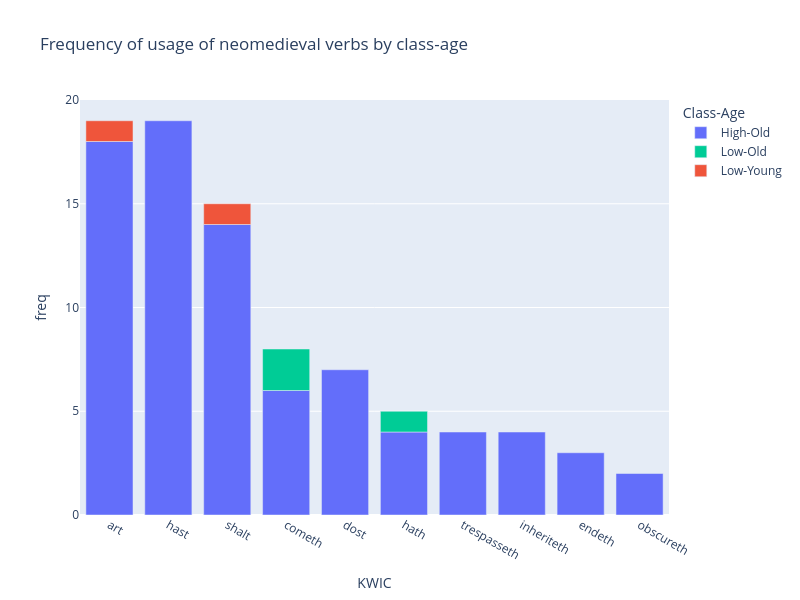

The notebook cell saved with this chart:
### Code cell
# Represent the top 10 medieval verbs by frequency and Class-Age
med_verbs_by_class_top_10 = med_kw_by_class.filter(pl.col('KWIC').is_in(top_10_freq_verbs))

# Get a list with the proper total freq of each KWIC ordered in a descending manner.
kw_order_desc = med_verbs_by_class_top_10.group_by('KWIC').agg(pl.sum('freq')).sort('freq', descending= True)['KWIC'].to_list()

fig = px.bar(med_verbs_by_class_top_10.to_pandas(), y='freq', x='KWIC', color='Class-Age',
             color_discrete_map=color_map, category_orders= {'KWIC':kw_order_desc},
             title='Frequency of usage of neomedieval verbs by class-age',
             width= 800, height= 600)
fig.show()

### Figure 1 — Plotly figure (JSON) as saved in the notebook; plotly's stock layout.template omitted (floating-point values rounded to 4 significant figures)
{"data": [{"hovertemplate": "Class-Age=High-Old<br>KWIC=%{x}<br>freq=%{y}<extra></extra>", "legendgroup": "High-Old", "marker": {"color": "#636efa", "pattern": {"shape": ""}}, "name": "High-Old", "orientation": "v", "showlegend": true, "textposition": "auto", "type": "bar", "x": ["hast", "art", "shalt", "dost", "cometh", "trespasseth", "hath", "inheriteth", "endeth", "obscureth"], "xaxis": "x", "y": [19, 18, 14, 7, 6, 4, 4, 4, 3, 2], "yaxis": "y"}, {"hovertemplate": "Class-Age=Low-Old<br>KWIC=%{x}<br>freq=%{y}<extra></extra>", "legendgroup": "Low-Old", "marker": {"color": "#00cc96", "pattern": {"shape": ""}}, "name": "Low-Old", "orientation": "v", "showlegend": true, "textposition": "auto", "type": "bar", "x": ["cometh", "hath"], "xaxis": "x", "y": [2, 1], "yaxis": "y"}, {"hovertemplate": "Class-Age=Low-Young<br>KWIC=%{x}<br>freq=%{y}<extra></extra>", "legendgroup": "Low-Young", "marker": {"color": "#ef553b", "pattern": {"shape": ""}}, "name": "Low-Young", "orientation": "v", "showlegend": true, "textposition": "auto", "type": "bar", "x": ["art", "shalt"], "xaxis": "x", "y": [1, 1], "yaxis": "y"}], "layout": {"barmode": "relative", "height": 600, "legend": {"title": {"text": "Class-Age"}, "tracegroupgap": 0}, "title": {"text": "Frequency of usage of neomedieval verbs by class-age"}, "width": 800, "xaxis": {"anchor": "y", "categoryarray": ["art", "hast", "shalt", "cometh", "dost", "hath", "trespasseth", "inheriteth", "endeth", "obscureth"], "categoryorder": "array", "domain": [0, 1], "title": {"text": "KWIC"}}, "yaxis": {"anchor": "x", "domain": [0, 1], "title": {"text": "freq"}}}}
